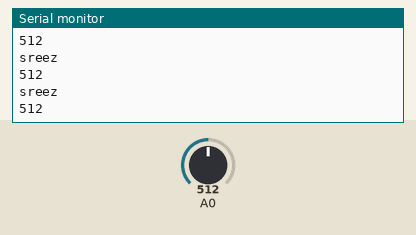
A sketch run on a simulated Arduino Uno, built with avr-gcc and run on an emulated ATmega328P. Shown: the last lines printed to the serial monitor. The test bench sets the inputs (shaded band); at power-on: A0 = 512.

Above: at 1.2 s.
1.3 s: A0 set to 981
At 1.9 s:
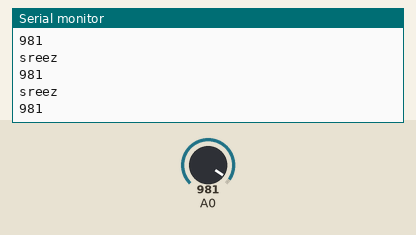
4.3 s: A0 set to 1007
At 4.8 s:
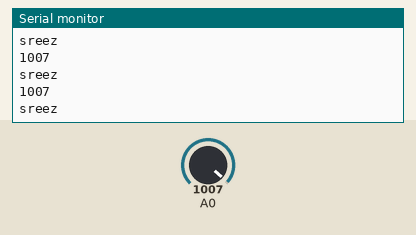
Timing chart, 0 to 7.3 s (numbered marks = the images above; inputs shaded):
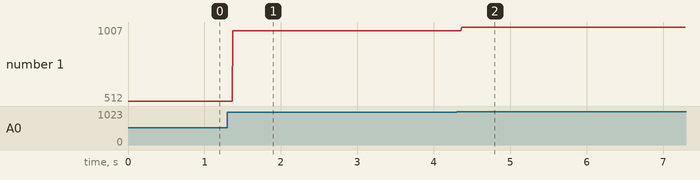

The sketch:

analog_low_to_high.ino
```cpp
int f=0;
void setup() {
  // put your setup code here, to run once:
  Serial.begin(9600);
}

void loop() {
  // put your main code here, to run repeatedly:
  int a=analogRead(A0);
  Serial.println(a);
  delay(1);
  if(a>500)
  {
    f=1;
  }
  if(f==1&&a>500)
  {
    Serial.println("sreez");
    delay(1);
  }

}
```

Measured:
- the behaviour switches between 999 and 1000 on A0 (found by bisection; images 1 and 2)
- after the input at 1.3 s, the serial monitor: prints a new line after 0.07 s (image 1)
- after the input at 4.3 s, the serial monitor: prints a new line after 0.07 s (image 2)
- plotted number 1: 512 → 981 after the input at 1.3 s, 981 → 1007 after the input at 4.3 s
